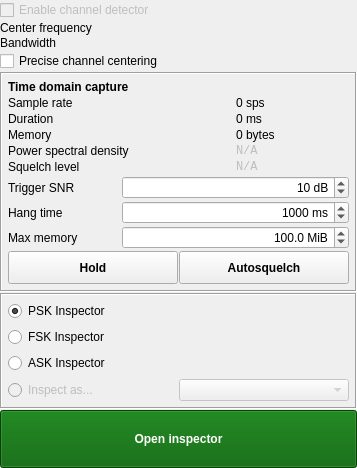
<?xml version="1.0" encoding="UTF-8"?>
<ui version="4.0">
 <class>InspectorPanel</class>
 <widget class="QWidget" name="InspectorPanel">
  <property name="geometry">
   <rect>
    <x>0</x>
    <y>0</y>
    <width>357</width>
    <height>468</height>
   </rect>
  </property>
  <property name="windowTitle">
   <string>Form</string>
  </property>
  <layout class="QGridLayout" name="gridLayout">
   <property name="leftMargin">
    <number>0</number>
   </property>
   <property name="topMargin">
    <number>0</number>
   </property>
   <property name="rightMargin">
    <number>0</number>
   </property>
   <property name="bottomMargin">
    <number>0</number>
   </property>
   <property name="spacing">
    <number>1</number>
   </property>
   <item row="0" column="0">
    <widget class="QScrollArea" name="scrollArea">
     <property name="frameShape">
      <enum>QFrame::NoFrame</enum>
     </property>
     <property name="horizontalScrollBarPolicy">
      <enum>Qt::ScrollBarAlwaysOff</enum>
     </property>
     <property name="widgetResizable">
      <bool>true</bool>
     </property>
     <widget class="QWidget" name="scrollAreaWidgetContents">
      <property name="geometry">
       <rect>
        <x>0</x>
        <y>0</y>
        <width>357</width>
        <height>468</height>
       </rect>
      </property>
      <layout class="QGridLayout" name="gridLayout_4">
       <property name="leftMargin">
        <number>0</number>
       </property>
       <property name="topMargin">
        <number>0</number>
       </property>
       <property name="rightMargin">
        <number>0</number>
       </property>
       <property name="bottomMargin">
        <number>0</number>
       </property>
       <property name="spacing">
        <number>1</number>
       </property>
       <item row="1" column="0">
        <widget class="QLabel" name="label_21">
         <property name="text">
          <string>Center frequency</string>
         </property>
        </widget>
       </item>
       <item row="6" column="0" colspan="2">
        <widget class="QPushButton" name="openInspectorButton">
         <property name="styleSheet">
          <string notr="true">background-color: #005f00;
color: white;
height: 50px;
font-weight: bold;</string>
         </property>
         <property name="text">
          <string>Open inspector</string>
         </property>
        </widget>
       </item>
       <item row="2" column="1">
        <widget class="FrequencySpinBox" name="bandwidthSpin" native="true"/>
       </item>
       <item row="2" column="0">
        <widget class="QLabel" name="label_18">
         <property name="text">
          <string>Bandwidth</string>
         </property>
        </widget>
       </item>
       <item row="5" column="0" colspan="2">
        <widget class="QFrame" name="frame_2">
         <property name="frameShape">
          <enum>QFrame::Box</enum>
         </property>
         <property name="frameShadow">
          <enum>QFrame::Sunken</enum>
         </property>
         <layout class="QGridLayout" name="gridLayout_8">
          <property name="leftMargin">
           <number>6</number>
          </property>
          <property name="topMargin">
           <number>6</number>
          </property>
          <property name="rightMargin">
           <number>6</number>
          </property>
          <property name="bottomMargin">
           <number>6</number>
          </property>
          <property name="horizontalSpacing">
           <number>1</number>
          </property>
          <property name="verticalSpacing">
           <number>6</number>
          </property>
          <item row="0" column="0" colspan="2">
           <widget class="QRadioButton" name="pskRadio">
            <property name="text">
             <string>PSK Inspector</string>
            </property>
            <property name="checked">
             <bool>true</bool>
            </property>
           </widget>
          </item>
          <item row="1" column="0" colspan="2">
           <widget class="QRadioButton" name="fskRadio">
            <property name="text">
             <string>FSK Inspector</string>
            </property>
           </widget>
          </item>
          <item row="2" column="0" colspan="2">
           <widget class="QRadioButton" name="askRadio">
            <property name="text">
             <string>ASK Inspector</string>
            </property>
           </widget>
          </item>
          <item row="3" column="0">
           <widget class="QRadioButton" name="customRadio">
            <property name="enabled">
             <bool>false</bool>
            </property>
            <property name="text">
             <string>Inspect as...</string>
            </property>
           </widget>
          </item>
          <item row="3" column="1">
           <widget class="QComboBox" name="comboBox_7">
            <property name="enabled">
             <bool>false</bool>
            </property>
           </widget>
          </item>
         </layout>
        </widget>
       </item>
       <item row="3" column="0" colspan="2">
        <widget class="QCheckBox" name="preciseCheck">
         <property name="text">
          <string>Precise channel centering</string>
         </property>
        </widget>
       </item>
       <item row="7" column="1">
        <spacer name="verticalSpacer_3">
         <property name="orientation">
          <enum>Qt::Vertical</enum>
         </property>
         <property name="sizeHint" stdset="0">
          <size>
           <width>20</width>
           <height>32</height>
          </size>
         </property>
        </spacer>
       </item>
       <item row="0" column="0" colspan="2">
        <widget class="QCheckBox" name="checkBox_5">
         <property name="enabled">
          <bool>false</bool>
         </property>
         <property name="text">
          <string>Enable channel detector</string>
         </property>
        </widget>
       </item>
       <item row="4" column="0" colspan="2">
        <widget class="QFrame" name="frame">
         <property name="frameShape">
          <enum>QFrame::Box</enum>
         </property>
         <property name="frameShadow">
          <enum>QFrame::Sunken</enum>
         </property>
         <layout class="QGridLayout" name="gridLayout_2">
          <property name="leftMargin">
           <number>6</number>
          </property>
          <property name="topMargin">
           <number>6</number>
          </property>
          <property name="rightMargin">
           <number>6</number>
          </property>
          <property name="bottomMargin">
           <number>6</number>
          </property>
          <property name="horizontalSpacing">
           <number>1</number>
          </property>
          <property name="verticalSpacing">
           <number>2</number>
          </property>
          <item row="2" column="2">
           <widget class="QLabel" name="sampleRateLabel">
            <property name="text">
             <string>0 sps</string>
            </property>
           </widget>
          </item>
          <item row="3" column="2">
           <widget class="QLabel" name="durationLabel">
            <property name="text">
             <string>0 ms</string>
            </property>
           </widget>
          </item>
          <item row="6" column="2">
           <widget class="QLabel" name="squelchLevelLabel">
            <property name="enabled">
             <bool>false</bool>
            </property>
            <property name="font">
             <font>
              <family>Monospace</family>
             </font>
            </property>
            <property name="text">
             <string>N/A</string>
            </property>
           </widget>
          </item>
          <item row="9" column="1" colspan="2">
           <widget class="QDoubleSpinBox" name="maxMemSpin">
            <property name="alignment">
             <set>Qt::AlignRight|Qt::AlignTrailing|Qt::AlignVCenter</set>
            </property>
            <property name="suffix">
             <string> MiB</string>
            </property>
            <property name="decimals">
             <number>1</number>
            </property>
            <property name="minimum">
             <double>1.000000000000000</double>
            </property>
            <property name="maximum">
             <double>1000.000000000000000</double>
            </property>
            <property name="value">
             <double>100.000000000000000</double>
            </property>
           </widget>
          </item>
          <item row="0" column="0" colspan="3">
           <widget class="QLabel" name="label">
            <property name="font">
             <font>
              <weight>75</weight>
              <bold>true</bold>
             </font>
            </property>
            <property name="text">
             <string>Time domain capture</string>
            </property>
           </widget>
          </item>
          <item row="5" column="2">
           <widget class="QLabel" name="powerLabel">
            <property name="enabled">
             <bool>false</bool>
            </property>
            <property name="font">
             <font>
              <family>Monospace</family>
             </font>
            </property>
            <property name="text">
             <string>N/A</string>
            </property>
           </widget>
          </item>
          <item row="3" column="0">
           <widget class="QLabel" name="label_3">
            <property name="text">
             <string>Duration</string>
            </property>
           </widget>
          </item>
          <item row="4" column="0">
           <widget class="QLabel" name="label_4">
            <property name="text">
             <string>Memory</string>
            </property>
           </widget>
          </item>
          <item row="4" column="2">
           <widget class="QLabel" name="memoryLabel">
            <property name="text">
             <string>0 bytes</string>
            </property>
           </widget>
          </item>
          <item row="5" column="0" colspan="2">
           <widget class="QLabel" name="label_5">
            <property name="text">
             <string>Power spectral density</string>
            </property>
           </widget>
          </item>
          <item row="10" column="0" colspan="3">
           <widget class="QFrame" name="frame_3">
            <property name="frameShape">
             <enum>QFrame::NoFrame</enum>
            </property>
            <property name="frameShadow">
             <enum>QFrame::Raised</enum>
            </property>
            <layout class="QGridLayout" name="gridLayout_3">
             <property name="leftMargin">
              <number>0</number>
             </property>
             <property name="topMargin">
              <number>0</number>
             </property>
             <property name="rightMargin">
              <number>0</number>
             </property>
             <property name="bottomMargin">
              <number>0</number>
             </property>
             <property name="spacing">
              <number>1</number>
             </property>
             <item row="0" column="0">
              <widget class="QPushButton" name="captureButton">
               <property name="minimumSize">
                <size>
                 <width>0</width>
                 <height>33</height>
                </size>
               </property>
               <property name="font">
                <font>
                 <weight>75</weight>
                 <bold>true</bold>
                </font>
               </property>
               <property name="text">
                <string>Hold</string>
               </property>
              </widget>
             </item>
             <item row="0" column="1">
              <widget class="QPushButton" name="autoSquelchButton">
               <property name="minimumSize">
                <size>
                 <width>0</width>
                 <height>33</height>
                </size>
               </property>
               <property name="font">
                <font>
                 <weight>75</weight>
                 <bold>true</bold>
                </font>
               </property>
               <property name="text">
                <string>Autosquelch</string>
               </property>
               <property name="checkable">
                <bool>true</bool>
               </property>
              </widget>
             </item>
            </layout>
           </widget>
          </item>
          <item row="8" column="0">
           <widget class="QLabel" name="label_7">
            <property name="text">
             <string>Hang time</string>
            </property>
           </widget>
          </item>
          <item row="9" column="0">
           <widget class="QLabel" name="label_8">
            <property name="text">
             <string>Max memory</string>
            </property>
           </widget>
          </item>
          <item row="2" column="0">
           <widget class="QLabel" name="label_2">
            <property name="text">
             <string>Sample rate</string>
            </property>
           </widget>
          </item>
          <item row="6" column="0" colspan="2">
           <widget class="QLabel" name="label_9">
            <property name="text">
             <string>Squelch level</string>
            </property>
           </widget>
          </item>
          <item row="8" column="1" colspan="2">
           <widget class="QSpinBox" name="hangTimeSpin">
            <property name="alignment">
             <set>Qt::AlignRight|Qt::AlignTrailing|Qt::AlignVCenter</set>
            </property>
            <property name="suffix">
             <string> ms</string>
            </property>
            <property name="minimum">
             <number>1</number>
            </property>
            <property name="maximum">
             <number>10000</number>
            </property>
            <property name="value">
             <number>1000</number>
            </property>
           </widget>
          </item>
          <item row="7" column="0">
           <widget class="QLabel" name="label_6">
            <property name="text">
             <string>Trigger SNR</string>
            </property>
           </widget>
          </item>
          <item row="7" column="1" colspan="2">
           <widget class="QDoubleSpinBox" name="triggerSpin">
            <property name="alignment">
             <set>Qt::AlignRight|Qt::AlignTrailing|Qt::AlignVCenter</set>
            </property>
            <property name="suffix">
             <string> dB</string>
            </property>
            <property name="decimals">
             <number>0</number>
            </property>
            <property name="minimum">
             <double>1.000000000000000</double>
            </property>
            <property name="value">
             <double>10.000000000000000</double>
            </property>
           </widget>
          </item>
         </layout>
        </widget>
       </item>
       <item row="1" column="1">
        <widget class="FrequencySpinBox" name="frequencySpinBox" native="true"/>
       </item>
      </layout>
     </widget>
    </widget>
   </item>
  </layout>
 </widget>
 <customwidgets>
  <customwidget>
   <class>FrequencySpinBox</class>
   <extends>QWidget</extends>
   <header>FrequencySpinBox.h</header>
  </customwidget>
 </customwidgets>
 <resources/>
 <connections/>
</ui>
